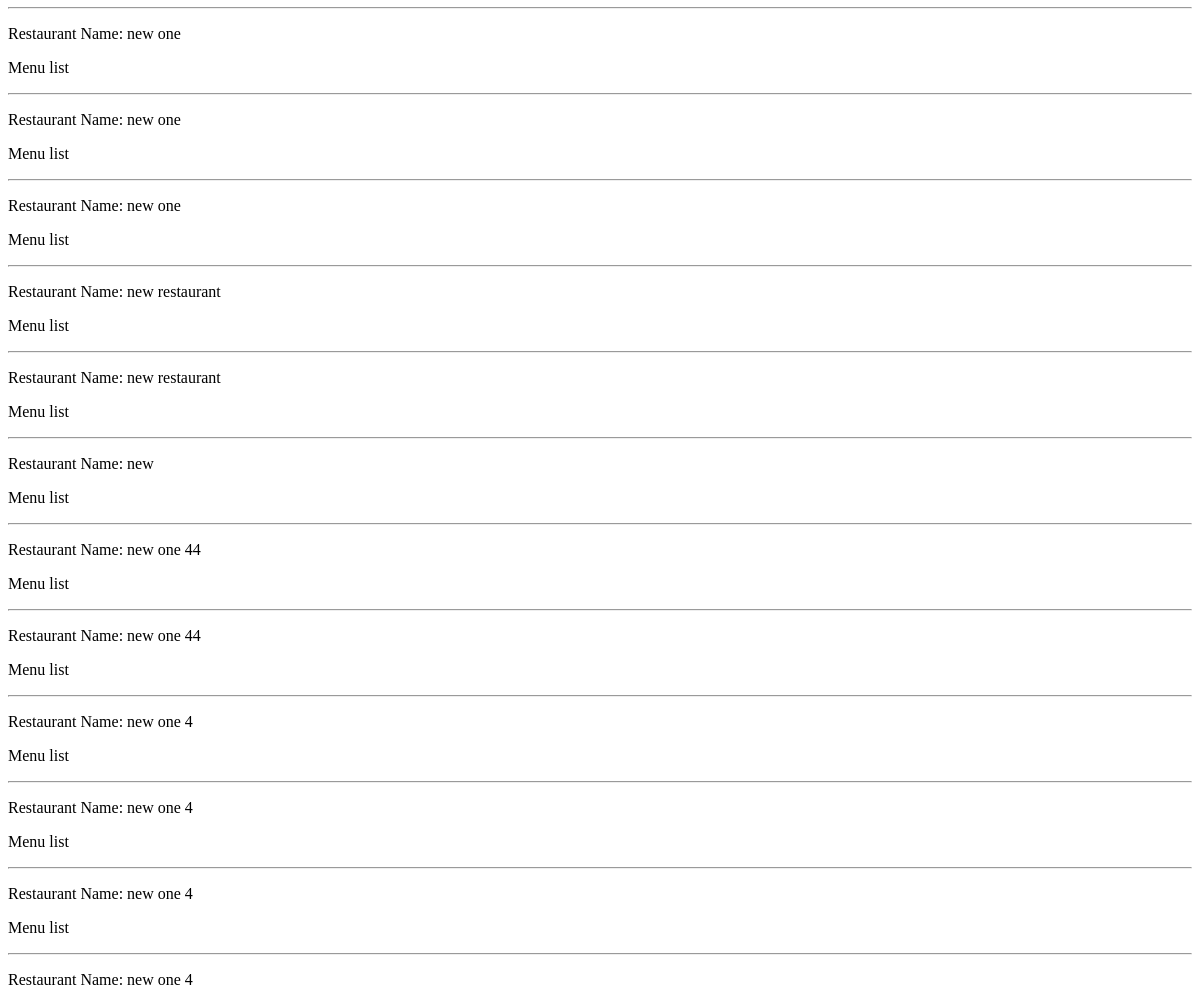
Page /restaurant/home/ (middle part) on the earlier database version.
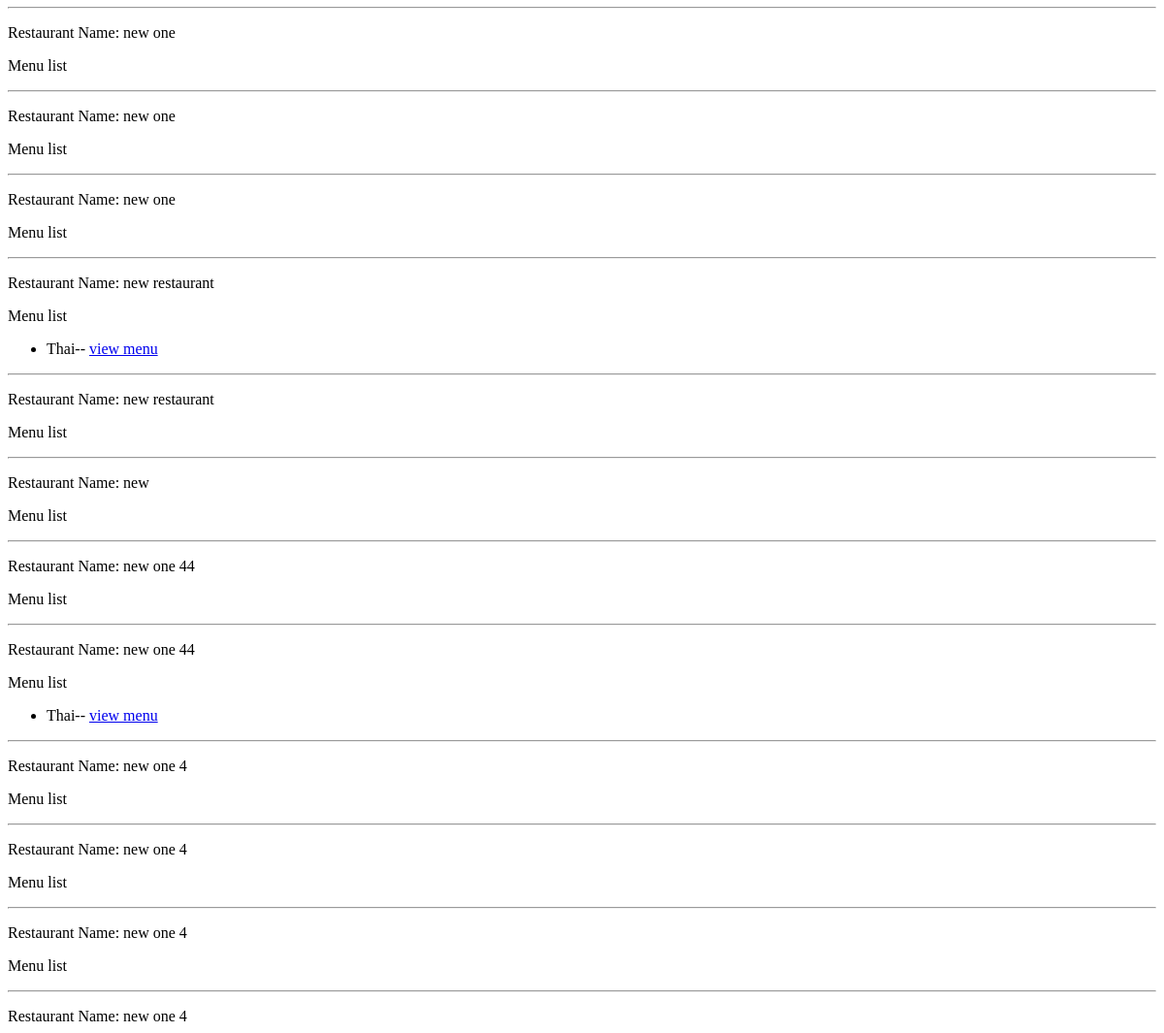
Same page on the later database version.
### restaurantApp/models.py (models this page shows, shortened)
class Restaurant(models.Model):
    owner = models.ForeignKey(Profile, on_delete=models.CASCADE, related_name='restaurants')
    restaurant_name = models.CharField(max_length=100)
    def __str__(self):
        return self.restaurant_name

class Menu(models.Model):
    restaurant = models.ForeignKey(Restaurant, on_delete=models.CASCADE, related_name='menus')
    menu_name = models.CharField(max_length=50)
    menu_desc = models.TextField()

### restaurantApp/views.py (the view)
# urls.py: path('home/', index_view, name='home'),
def index_view(request):
    all_restaurant_lists = Restaurant.objects.all()
    return render(request, 'index/index.html', {'all_restaurant_lists': all_restaurant_lists})

### templates/index/index.html (shortened to what this page needs)
<!DOCTYPE html>
<html lang="en">
<head>
</head>
<body>
{% if request.user.profile.role == 'owner' %}
    <a href="{% url 'restaurantApp:add_restaurant' %}">Add Restaurant</a>
    <br>
{% else %}
    {% for all_restaurant_list in all_restaurant_lists %}
        <p> Restaurant Name: {{ all_restaurant_list }}</p>
        <p>Menu list</p>
        {% for menu in all_restaurant_list.menus.all %}
            <ul>
                <li>{{ menu.menu_name }}-- <a href="{% url 'restaurantApp:menu_view' menu.id %}">view menu</a></li>
            </ul>
        {% endfor %}
        <hr>
    {% endfor %}
{% endif %}
</body>
</html>

Differences in the rows shown:
added Menu: menu_name "Thai", shown under Restaurant (number 5 of 13 on the later page)
added Menu: menu_name "Thai", shown under Restaurant (number 9 of 13 on the later page)
